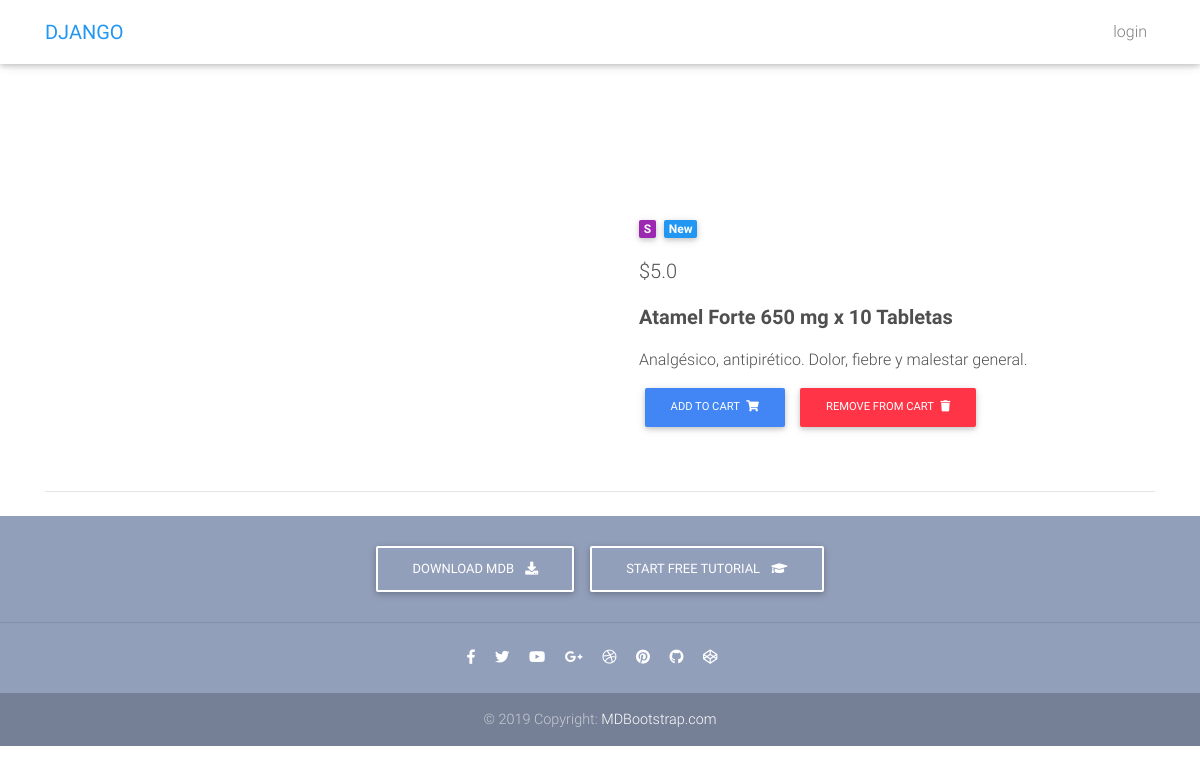
/product/1/, run on the app's committed database.
### core/models.py (models this page shows, shortened)
class Item(models.Model):
    item_name = models.CharField(max_length=100)
    price = models.FloatField()
    discount_price = models.FloatField(blank=True, null=True)
    category = models.CharField(choices=CATEGORY, max_length=2)
    label = models.CharField(choices=LABEL, max_length=2)
    description = models.TextField()
    image_path = models.TextField()
    def get_add_to_cart_url(self):
        return reverse("core:add-to-cart", kwargs={
            "pk" : self.pk
        })
    def get_remove_from_cart_url(self):
        return reverse("core:remove-from-cart", kwargs={
            "pk" : self.pk
        })

### core/views.py (the view)
# urls.py: path('product/<pk>/', ProductView.as_view(), name='product'),
class ProductView(DetailView):
    model = Item
    template_name = "product.html"

### templates/product.html (shortened to what this page needs)
{% extends 'base.html' %}
{% block content %}
  <main class="mt-5 pt-4">
    <div class="container dark-grey-text mt-5">
      <div class="row wow fadeIn">
        <div class="col-md-6 mb-4">
        </div>
        <div class="col-md-6 mb-4">
          <div class="p-4">
            <div class="mb-3">
              <a href="">
                <span class="badge purple mr-1">{{ object.get_category_display }}</span>
              </a>
              <a href="">
                <span class="badge blue mr-1">{{ object.get_label_display }}</span>
              </a>
            </div>
            <p class="lead">
            {% if object.discount_price %}
              <span class="mr-1">
              <del>${{ object.price }}</del>
              </span>
              <span>${{ object.discount_price }}</span>
            {% else %}
             <span>${{ object.price }}</span>
            {% endif %}
            </p>
            <p class="lead font-weight-bold">{{ object.item_name }}</p>
            <p>{{ object.description }}</p>
            <a href="{{ object.get_add_to_cart_url }}" class="btn btn-primary btn-md my-0 p" >Add to cart
                <i class="fas fa-shopping-cart ml-1"></i>
            </a>
            <a href="{{ object.get_remove_from_cart_url }}" class="btn btn-danger btn-md my-0 p" >Remove From cart
                <i class="fas fa-trash ml-1"></i>
            </a>
          </div>
        </div>
      </div>
      <hr>
    </div>
  </main>
{% endblock content %}

### templates/base.html (style rules this page uses)
html, body, header, .carousel { height: 60vh; }

### data on the page
Item: category "S", label "New", price "5.0", item_name "Atamel Forte 650 mg x 10 Tabletas", description "Analgésico, antipirético. Dolor, fiebre y malestar general."
